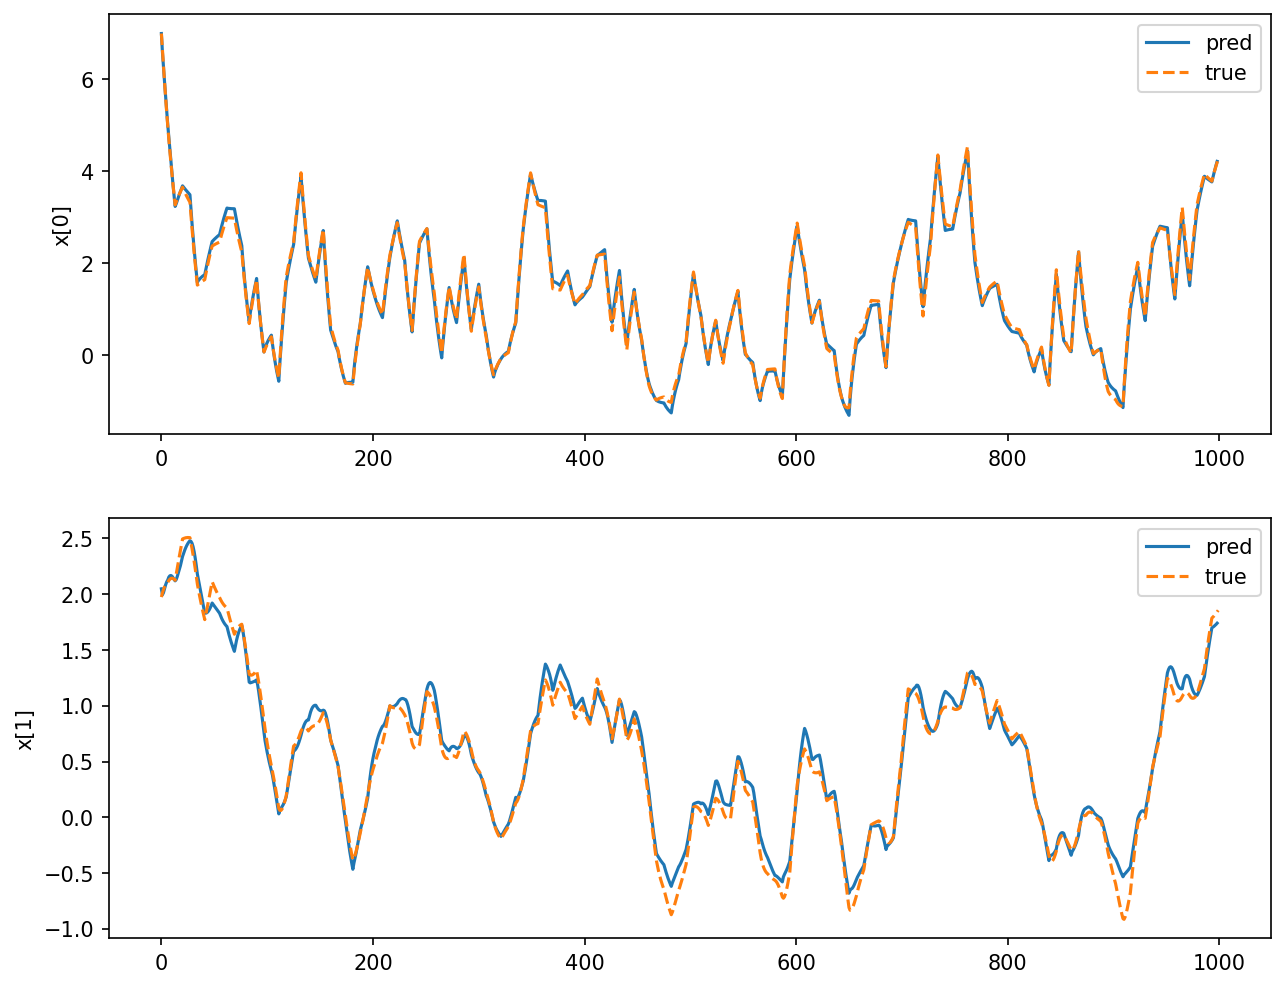

The script that saved this image:
from neuromancer.psl.nonautonomous import TwoTank
from neuromancer.psl.signals import step
from neuromancer.dataset import DictDataset
from neuromancer.system import Node, System
from neuromancer.modules import blocks
from neuromancer.dynamics import integrators
from neuromancer.constraint import variable
from neuromancer.problem import Problem
from neuromancer.loss import PenaltyLoss
from neuromancer.trainer import Trainer


import torch
import torch.optim as optim
# create dataloaders
from torch.utils.data import DataLoader
import numpy as np

import matplotlib.pyplot as plt
from FRNN import FRNN, StateLifter

N_EXT = 8



sys = TwoTank()


nx = sys.nx
nu = sys.nu
ny = sys.ny

# Switch inputs roughly every SWITCH_INTERVAL steps, regardless of how long a
# window we simulate, so the excitation density stays constant as WINDOW_LEN
# changes (TwoTank's default get_U only switches every 100 steps).
SWITCH_INTERVAL = 6

def make_u(nsim):
    randsteps = max(1, nsim // SWITCH_INTERVAL)
    return step(nsim=nsim + 1, d=nu, min=0., max=0.4, randsteps=randsteps, rng=sys.rng)

# Rollout horizon for training windows. Previously windows were only 10 steps
# (chopped from one 1000-step trace), but the model is evaluated/used as a
# continuous ~1000-step open-loop rollout downstream. Training on 10-step
# windows let it fit short-horizon prediction well while drifting badly over
# long open-loop rollouts (errors compound through the tank coupling). Longer
# windows force the model to be accurate/stable over a horizon closer to how
# it's actually used.
WINDOW_LEN = 100
N_WINDOWS = 100

def simulate_windows(n_windows, window_len):
    sims = [sys.simulate(nsim=window_len, U=make_u(window_len)) for _ in range(n_windows)]
    return {k: np.stack([s[k] for s in sims]) for k in sims[0]}

# Pre-lift initial condition in data prep
lifter = StateLifter(nx_orig=sys.nx, nx_ext=N_EXT, learned=False)  # or learned=True
dx = FRNN(nx_orig=sys.nx, nu=sys.nu, nx_ext=N_EXT, nonlin=torch.nn.LeakyReLU)



train_data, dev_data, test_data = [simulate_windows(N_WINDOWS, WINDOW_LEN) for i in range(3)]
train_data, dev_data, test_data = [sys.normalize(d) for d in [train_data, dev_data, test_data]]


for d in [train_data, dev_data]:
    d['x0'] = d['X'][:, 0:1, :]



train_dataset, dev_dataset, = [DictDataset(d, name=n) for d, n in zip([train_data, dev_data], ['train', 'dev'])]
train_loader, dev_loader = [DataLoader(d, batch_size=N_WINDOWS, collate_fn=d.collate_fn, shuffle=True)
                            for d in [train_dataset, dev_dataset]]



# define neural ODE (NODE)
# dx = blocks.MLP(sys.nx + sys.nu, sys.nx, bias=True, linear_map=torch.nn.Linear, nonlin=torch.nn.Tanh,
#               hsizes=[20 for h in range(3)])


interp_u = lambda tq, t, u: u
# we use ODE integrators to discretize continuous-time NODE model
integrator = integrators.Euler(dx, h=torch.tensor(0.1), interp_u=interp_u)
# model.show()

# encoder_node = Node(dx.encoder, ['x0'], ['xn'])
encoder_node = Node(dx.encoder, ['x0'], ['xn'], name='encoder')

ode_node     = Node(integrator, ['xn', 'U'], ['xn'], name='ode_integrator')
decoder_node = Node(dx.C, ['xn'], ['xpred'], name='decoder')          

# 3. Name the System as well
model = System([ode_node, decoder_node], name='recurrent_model')



xpred = variable('xpred')[:, :, :]
# Nstep rollout predictions from the model
#xpred = variable('xn')[:, :-1, :]
# Ground truth data
xtrue = variable('X')
# define system identification loss function
loss = (xpred == xtrue) ^ 2
loss.update_name('loss')

# sample = next(iter(train_loader))
# with torch.no_grad():
#     out = model(sample)
# print('xn shape:    ', out['xn'].shape)
# print('xpred shape: ', out['xpred'].shape)
# print('X shape:     ', sample['X'].shape)
# print('U shape:     ', sample['U'].shape)

# construct differentiable optimization problem in Neuromancer
obj = PenaltyLoss([loss], [])
problem = Problem([encoder_node, model], obj)



#opt = optim.Adam(model.parameters(), 0.001)

opt = optim.Adam(list(model.parameters()) + list(encoder_node.parameters()), 0.01)

scheduler = optim.lr_scheduler.ReduceLROnPlateau(
    opt, 
    mode='min', 
    factor=0.5, 
    patience=50, 
    min_lr=1e-6
)

trainer = Trainer(problem, train_loader, dev_loader, dev_loader,
                  optimizer=opt,
                  epochs=1000,
                  patience=300,
                  train_metric='train_loss',
                  eval_metric='dev_loss',
                  lr_scheduler=scheduler,)
best_model = trainer.train()

torch.save(dx.state_dict(), 'trained_sysid_dx_two_tank.pth')
print("Model weights successfully saved to 'trained_sysid_dx.pth'")



test_data = sys.normalize(sys.simulate(nsim=1000, U=make_u(1000)))
test_data['X'] = test_data['X'].reshape(1, *test_data['X'].shape)  # (1, 1000, 3)
test_data['U'] = test_data['U'].reshape(1, *test_data['U'].shape)  # (1, 1000, 3)

# Use encoder to lift x0 -> z0, just like during training
x0 = torch.tensor(test_data['X'][:, 0:1, :], dtype=torch.float32)  # (1, 1, 3)
with torch.no_grad():
    z0 = dx.encoder(x0)   # (1, 1, 60)
test_data['xn'] = z0

test_data = {k: torch.tensor(v, dtype=torch.float32) if not torch.is_tensor(v) else v
             for k, v in test_data.items()}

test_output = model(test_data)

fig, ax = plt.subplots(nrows=2, figsize=(10, 8))
for v in range(2):
    ax[v].plot(test_output['xpred'][0, :-1, v].detach().numpy(), label='pred')
    ax[v].plot(test_data['X'][0, :, v].detach().numpy(), '--', label='true')
    ax[v].set_ylabel(f'x[{v}]')
    ax[v].legend()
fig.savefig('sys_id_neuromancer.png', dpi=150, bbox_inches='tight')
